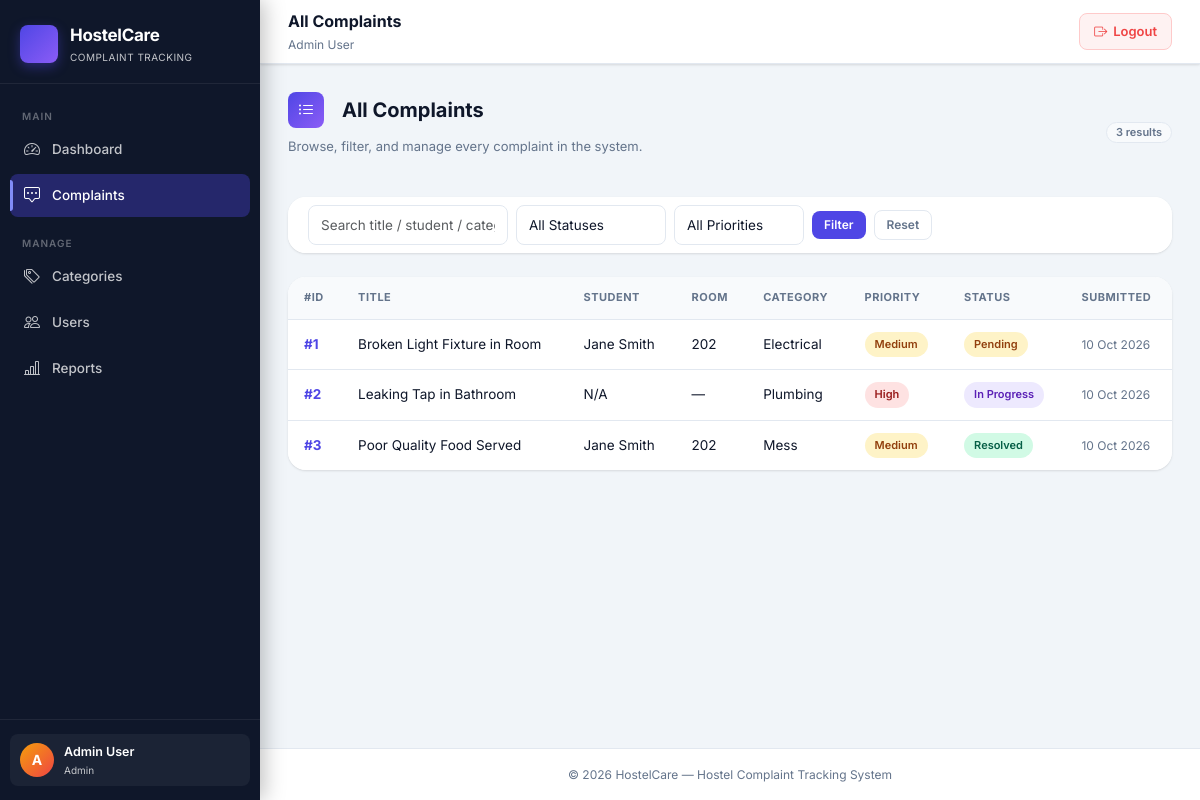
/admin/complaints.php (signed in), run on the app's committed database.
### tables this page shows
CREATE TABLE IF NOT EXISTS complaints (
  complaint_id INT PRIMARY KEY AUTO_INCREMENT,
  student_id INT NOT NULL,
  category_id INT NOT NULL,
  title VARCHAR(150) NOT NULL,
  description TEXT NOT NULL,
  image_path VARCHAR(255),
  priority ENUM('low','medium','high') DEFAULT 'medium',
  status ENUM('pending','assigned','in_progress','resolved','closed') DEFAULT 'pending',
  created_at DATETIME DEFAULT CURRENT_TIMESTAMP,
  updated_at DATETIME DEFAULT CURRENT_TIMESTAMP ON UPDATE CURRENT_TIMESTAMP,
  FOREIGN KEY (student_id) REFERENCES users(user_id) ON DELETE CASCADE ON UPDATE CASCADE,
  FOREIGN KEY (category_id) REFERENCES categories(category_id) ON DELETE RESTRICT ON UPDATE CASCADE,
  INDEX idx_student (student_id),
  INDEX idx_category (category_id),
  INDEX idx_status (status),
  INDEX idx_priority (priority),
  INDEX idx_created_at (created_at)
);

CREATE TABLE IF NOT EXISTS users (
  user_id INT PRIMARY KEY AUTO_INCREMENT,
  name VARCHAR(100) NOT NULL,
  email VARCHAR(100) NOT NULL UNIQUE,
  password_hash VARCHAR(255) NOT NULL,
  role ENUM('admin','staff','student') NOT NULL DEFAULT 'student',
  room_no VARCHAR(10),
  phone VARCHAR(15),
  created_at DATETIME DEFAULT CURRENT_TIMESTAMP,
  updated_at DATETIME DEFAULT CURRENT_TIMESTAMP ON UPDATE CURRENT_TIMESTAMP,
  INDEX idx_email (email),
  INDEX idx_role (role)
);

CREATE TABLE IF NOT EXISTS categories (
  category_id INT PRIMARY KEY AUTO_INCREMENT,
  name VARCHAR(50) NOT NULL UNIQUE,
  assigned_staff_id INT NOT NULL,
  created_at DATETIME DEFAULT CURRENT_TIMESTAMP,
  updated_at DATETIME DEFAULT CURRENT_TIMESTAMP ON UPDATE CURRENT_TIMESTAMP,
  FOREIGN KEY (assigned_staff_id) REFERENCES users(user_id) ON DELETE RESTRICT ON UPDATE CASCADE,
  INDEX idx_staff (assigned_staff_id)
);

### admin/complaints.php (the view, shortened to what this page needs)
<?php
$db = getDB();
$search   = trim($_GET['q']   ?? '');
$sql = "SELECT c.complaint_id, c.title, c.priority, c.status, c.created_at,
               u.name AS student_name, u.room_no,
               cat.name AS category,
               TIMESTAMPDIFF(HOUR, c.created_at, NOW()) AS hours_old
        FROM complaints c
        LEFT JOIN users u ON c.student_id = u.user_id
        LEFT JOIN categories cat ON c.category_id = cat.category_id
        WHERE 1=1";
$params = [];
$sql .= ' ORDER BY c.created_at DESC';
$stmt = $db->prepare($sql);
$stmt->execute($params);
$complaints = $stmt->fetchAll();
include __DIR__ . '/../includes/header.php';
?>
<div class="page-header mb-4">
    <div class="d-flex justify-content-between align-items-center flex-wrap gap-2">
        <div>
            <h4><i class="bi bi-list-ul me-2"></i>All Complaints</h4>
            <p>Browse, filter, and manage every complaint in the system.</p>
        </div>
        <span class="badge bg-light text-dark fs-6 border"><?= count($complaints) ?> results</span>
    </div>
</div>
<div class="card border-0 shadow-sm mb-4">
    <div class="card-body py-2">
        <form method="GET" class="d-flex flex-wrap gap-2 align-items-center">
            <input type="text" name="q" class="form-control form-control-sm" style="width:200px"
                   placeholder="Search title / student / category" value="<?= htmlspecialchars($search) ?>">
            <select name="status" class="form-select form-select-sm" style="width:150px">
                <option value="">All Statuses</option>
            </select>
            <select name="priority" class="form-select form-select-sm" style="width:130px">
                <option value="">All Priorities</option>
            </select>
            <button type="submit" class="btn btn-sm btn-primary">Filter</button>
            <a href="<?= BASE_URL ?>/admin/complaints.php" class="btn btn-sm btn-outline-secondary">Reset</a>
        </form>
    </div>
</div>
<div class="card border-0 shadow-sm">
    <div class="table-responsive">
        <table class="table table-hover mb-0">
            <thead class="table-light">
                <tr>
                    <th>#ID</th>
                    <th>Title</th>
                    <th>Student</th>
                    <th>Room</th>
                    <th>Category</th>
                    <th>Priority</th>
                    <th>Status</th>
                    <th>Submitted</th>
                </tr>
            </thead>
            <tbody>
            <?php if (empty($complaints)): ?>
            <tr><td colspan="8" class="text-center text-muted py-4">No complaints found.</td></tr>
            <?php else: ?>
            <?php foreach ($complaints as $c):
                $isEscalated = in_array($c['status'],['pending','assigned']) && $c['hours_old'] >= 48;
            ?>
            <tr class="<?= $isEscalated ? 'table-danger' : '' ?>">
                <td class="fw-bold text-primary">#<?= $c['complaint_id'] ?></td>
                <td>
                    <?= htmlspecialchars(mb_strimwidth($c['title'],0,50,'…')) ?>
                </td>
                <td><?= htmlspecialchars($c['student_name'] ?? 'N/A') ?></td>
                <td><?= htmlspecialchars($c['room_no'] ?? '—') ?></td>
                <td><?= htmlspecialchars($c['category'] ?? 'N/A') ?></td>
                <td><span class="priority-badge priority-<?= $c['priority'] ?>"><?= ucfirst($c['priority']) ?></span></td>
                <td><span class="status-badge status-<?= $c['status'] ?>"><?= ucfirst(str_replace('_',' ',$c['status'])) ?></span></td>
                <td class="text-muted small"><?= date('d M Y', strtotime($c['created_at'])) ?></td>
            </tr>
            <?php endforeach; endif; ?>
            </tbody>
        </table>
    </div>
</div>
<?php include __DIR__ . '/../includes/footer.php'; ?>

### data on the page
complaints: complaint_id "1", title "Broken Light Fixture in Room", student.name "Jane Smith", student.room_no "202", category.name "Electrical", priority "Medium", status "Pending", created_at "10 Oct 2026"
complaints: complaint_id "2", title "Leaking Tap in Bathroom", student_name "N/A", room_no "—", category.name "Plumbing", priority "High", status "In Progress", created_at "10 Oct 2026"
complaints: complaint_id "3", title "Poor Quality Food Served", student.name "Jane Smith", student.room_no "202", category.name "Mess", priority "Medium", status "Resolved", created_at "10 Oct 2026"

### other printed values
substr($user['name'], 0, 1) "A"
$user['name'] "Admin User"
$role "Admin"
$pageTitle "All Complaints"
count($complaints) "3"
